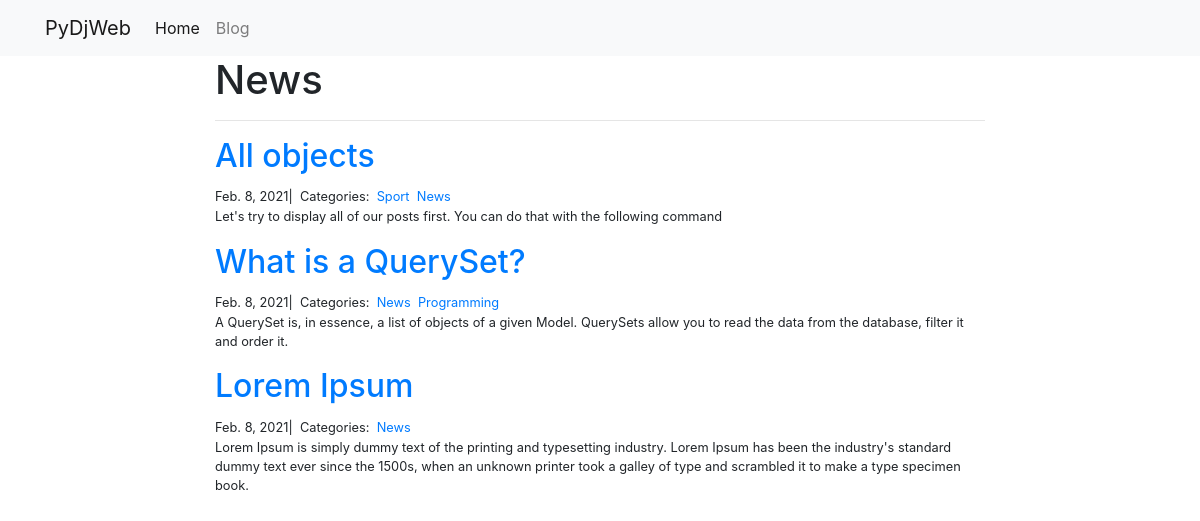
/blog/News/, run on the app's committed database.
### blog/models.py (models this page shows, shortened)
class Category(models.Model):
  name = models.CharField(max_length=20)

class Post(models.Model):
  title = models.CharField(max_length=255)
  body = models.TextField()
  created_on = models.DateTimeField(auto_now_add=True)
  last_modified = models.DateTimeField(auto_now=True)
  categories = models.ManyToManyField(to="Category", related_name="posts")

### blog/views.py (the view)
# urls.py: path("<category>/", views.blog_category, name="blog_category"),
def blog_category(request, category):
  posts = Post.objects.filter(categories__name__contains=category).order_by("-created_on")
  context = {
    "category": category,
    "posts": posts,
  }
  return render(request, "blog_category.html", context)

### blog/templates/blog_category.html (shortened to what this page needs)
{% extends "base.html" %}
{% load static %}
{% block page_content %}
  <div class="col-md-8 offset-md-2">
    <h1>{{ category | title }}</h1>
    <hr>
    {% for post in posts %}
      <h2><a href="{% url 'blog_detail' post.pk %}">{{ post.title }}</a></h2>
      <small>
        {{ post.created_on.date }}|&nbsp;
        Categories:&nbsp;
        {% for category in post.categories.all %}
          <a href="{% url 'blog_category' category.name %}">{{ category.name }}</a>&nbsp;
        {% endfor %}
        <p>{{ post.body | slice:":400" }}</p>
      </small>
    {% endfor %}
  </div>
{% endblock %}

### data on the page
Category: name "News"
Post: title "All objects", created_on "Feb. 8, 2021", body "Let's try to display all of our posts first. You can do that with the following command"
Category: name "Sport"
Post: title "What is a QuerySet?", created_on "Feb. 8, 2021", body "A QuerySet is, in essence, a list of objects of a given Model. QuerySets allow you to read the data from the database, filter it and order it."
Category: name "Programming"
Post: title "Lorem Ipsum", created_on "Feb. 8, 2021", body "Lorem Ipsum is simply dummy text of the printing and typesetting industry. Lorem Ipsum has been the industry's standard dummy text ever since the 1500s, when an unknown printer took a galley of type and scrambled it to make a type specimen book."
